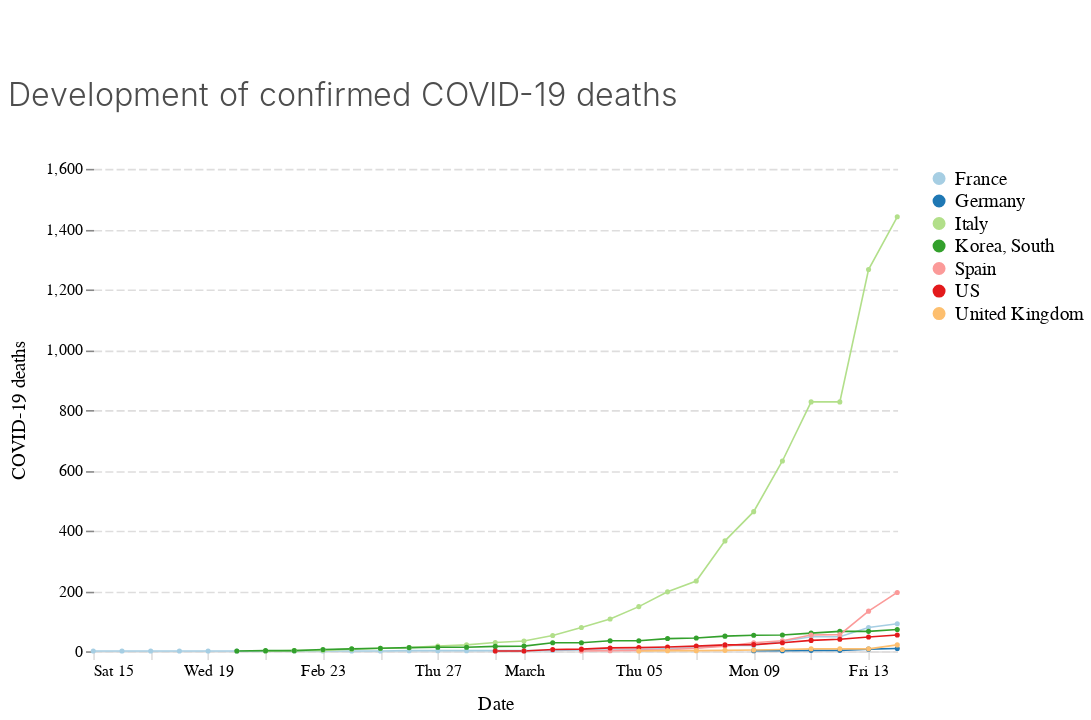

The notebook cell this image was saved under:
### Code cell
chart_deaths

### Figure 1 — Vega-Lite specification as saved in the notebook (floating-point values rounded to 4 significant figures)
{"$schema": "https://vega.github.io/schema/vega-lite/v3.4.0.json", "config": {"area": {"fill": "#1696d2"}, "axisX": {"domain": true, "domainColor": "#DEDDDD", "domainDashOffset": 10, "domainWidth": 1, "grid": false, "labelAngle": 0, "labelFont": "Avenir", "labelFontSize": 10, "tickColor": "#DEDDDD", "titleFont": "Avenir", "titleFontSize": 12, "titleFontWeight": 400, "titlePadding": 10}, "axisY": {"domain": false, "domainDashOffset": 10, "grid": true, "gridColor": "#DEDDDD", "gridDash": [5, 2], "gridWidth": 1, "labelAngle": 0, "labelFont": "Avenir", "labelFontSize": 10, "titleFont": "Avenir", "titleFontSize": 12, "titleFontWeight": 400, "titlePadding": 10}, "bar": {"fill": "#1696d2", "strokeWidth": 0}, "guide-title": {"color": "Monospace", "font": "Avenir", "fontSize": 15}, "header": {"titleFontSize": 12, "titleFontWeight": 400}, "legend": {"labelFont": "Avenir", "labelFontSize": 12, "symbolSize": 50, "symbolType": "circle", "title": "", "titleFont": "Avenir", "titleFontSize": 12}, "line": {"color": "#1696d2", "stroke": "#1696d2", "strokeWidth": 1}, "path": {"stroke": "#1696d2"}, "point": {"filled": true}, "range": {"category": ["#a6cee3", "#1f78b4", "#b2df8a", "#33a02c", "#fb9a99", "#e31a1c", "#fdbf6f", "#ff7f00"], "diverging": ["#cfe8f3", "#a2d4ec", "#73bfe2", "#46abdb", "#1696d2", "#12719e"]}, "text": {"align": "right", "color": "#1696d2", "font": "Avenir", "fontSize": 12, "fontWeight": 400, "size": 11}, "title": {"anchor": "start", "color": "#4d4d4d", "font": "Avenir", "fontSize": 20, "fontWeight": 300, "lineHeight": 100, "offset": 30}, "trail": {"color": "#1696d2", "stroke": "#1696d2"}, "view": {"strokeWidth": 0}}, "data": {"name": "data-e82bb866b8022fa66fafd45e3b4b3c61"}, "datasets": {"data-e82bb866b8022fa66fafd45e3b4b3c61": [{"country": "France", "date": "2020-02-15T00:00:00", "value": 1}, {"country": "France", "date": "2020-02-16T00:00:00", "value": 1}, {"country": "France", "date": "2020-02-17T00:00:00", "value": 1}, {"country": "France", "date": "2020-02-18T00:00:00", "value": 1}, {"country": "France", "date": "2020-02-19T00:00:00", "value": 1}, {"country": "France", "date": "2020-02-20T00:00:00", "value": 1}, {"country": "France", "date": "2020-02-21T00:00:00", "value": 1}, {"country": "France", "date": "2020-02-22T00:00:00", "value": 1}, {"country": "France", "date": "2020-02-23T00:00:00", "value": 1}, {"country": "France", "date": "2020-02-24T00:00:00", "value": 1}, {"country": "France", "date": "2020-02-25T00:00:00", "value": 1}, {"country": "France", "date": "2020-02-26T00:00:00", "value": 2}, {"country": "France", "date": "2020-02-27T00:00:00", "value": 2}, {"country": "France", "date": "2020-02-28T00:00:00", "value": 2}, {"country": "France", "date": "2020-02-29T00:00:00", "value": 2}, {"country": "France", "date": "2020-03-01T00:00:00", "value": 2}, {"country": "France", "date": "2020-03-02T00:00:00", "value": 3}, {"country": "France", "date": "2020-03-03T00:00:00", "value": 4}, {"country": "France", "date": "2020-03-04T00:00:00", "value": 4}, {"country": "France", "date": "2020-03-05T00:00:00", "value": 6}, {"country": "France", "date": "2020-03-06T00:00:00", "value": 9}, {"country": "France", "date": "2020-03-07T00:00:00", "value": 11}, {"country": "France", "date": "2020-03-08T00:00:00", "value": 19}, {"country": "France", "date": "2020-03-09T00:00:00", "value": 19}, {"country": "France", "date": "2020-03-10T00:00:00", "value": 33}, {"country": "France", "date": "2020-03-11T00:00:00", "value": 48}, {"country": "France", "date": "2020-03-12T00:00:00", "value": 48}, {"country": "France", "date": "2020-03-13T00:00:00", "value": 79}, {"country": "France", "date": "2020-03-14T00:00:00", "value": 91}, {"country": "Germany", "date": "2020-03-09T00:00:00", "value": 2}, {"country": "Germany", "date": "2020-03-10T00:00:00", "value": 2}, {"country": "Germany", "date": "2020-03-11T00:00:00", "value": 3}, {"country": "Germany", "date": "2020-03-12T00:00:00", "value": 3}, {"country": "Germany", "date": "2020-03-13T00:00:00", "value": 7}, {"country": "Germany", "date": "2020-03-14T00:00:00", "value": 9}, {"country": "Italy", "date": "2020-02-21T00:00:00", "value": 1}, {"country": "Italy", "date": "2020-02-22T00:00:00", "value": 2}, {"country": "Italy", "date": "2020-02-23T00:00:00", "value": 3}, {"country": "Italy", "date": "2020-02-24T00:00:00", "value": 7}, {"country": "Italy", "date": "2020-02-25T00:00:00", "value": 10}, {"country": "Italy", "date": "2020-02-26T00:00:00", "value": 12}, {"country": "Italy", "date": "2020-02-27T00:00:00", "value": 17}, {"country": "Italy", "date": "2020-02-28T00:00:00", "value": 21}, {"country": "Italy", "date": "2020-02-29T00:00:00", "value": 29}, {"country": "Italy", "date": "2020-03-01T00:00:00", "value": 34}, {"country": "Italy", "date": "2020-03-02T00:00:00", "value": 52}, {"country": "Italy", "date": "2020-03-03T00:00:00", "value": 79}, {"country": "Italy", "date": "2020-03-04T00:00:00", "value": 107}, {"country": "Italy", "date": "2020-03-05T00:00:00", "value": 148}, {"country": "Italy", "date": "2020-03-06T00:00:00", "value": 197}, {"country": "Italy", "date": "2020-03-07T00:00:00", "value": 233}, {"country": "Italy", "date": "2020-03-08T00:00:00", "value": 366}, {"country": "Italy", "date": "2020-03-09T00:00:00", "value": 463}, {"country": "Italy", "date": "2020-03-10T00:00:00", "value": 631}, {"country": "Italy", "date": "2020-03-11T00:00:00", "value": 827}, {"country": "Italy", "date": "2020-03-12T00:00:00", "value": 827}, {"country": "Italy", "date": "2020-03-13T00:00:00", "value": 1266}, {"country": "Italy", "date": "2020-03-14T00:00:00", "value": 1441}, {"country": "Korea, South", "date": "2020-02-20T00:00:00", "value": 1}, {"country": "Korea, South", "date": "2020-02-21T00:00:00", "value": 2}, {"country": "Korea, South", "date": "2020-02-22T00:00:00", "value": 2}, {"country": "Korea, South", "date": "2020-02-23T00:00:00", "value": 6}, {"country": "Korea, South", "date": "2020-02-24T00:00:00", "value": 8}, {"country": "Korea, South", "date": "2020-02-25T00:00:00", "value": 10}, {"country": "Korea, South", "date": "2020-02-26T00:00:00", "value": 12}, {"country": "Korea, South", "date": "2020-02-27T00:00:00", "value": 13}, {"country": "Korea, South", "date": "2020-02-28T00:00:00", "value": 13}, {"country": "Korea, South", "date": "2020-02-29T00:00:00", "value": 16}, {"country": "Korea, South", "date": "2020-03-01T00:00:00", "value": 17}, {"country": "Korea, South", "date": "2020-03-02T00:00:00", "value": 28}, {"country": "Korea, South", "date": "2020-03-03T00:00:00", "value": 28}, {"country": "Korea, South", "date": "2020-03-04T00:00:00", "value": 35}, {"country": "Korea, South", "date": "2020-03-05T00:00:00", "value": 35}, {"country": "Korea, South", "date": "2020-03-06T00:00:00", "value": 42}, {"country": "Korea, South", "date": "2020-03-07T00:00:00", "value": 44}, {"country": "Korea, South", "date": "2020-03-08T00:00:00", "value": 50}, {"country": "Korea, South", "date": "2020-03-09T00:00:00", "value": 53}, {"country": "Korea, South", "date": "2020-03-10T00:00:00", "value": 54}, {"country": "Korea, South", "date": "2020-03-11T00:00:00", "value": 60}, {"country": "Korea, South", "date": "2020-03-12T00:00:00", "value": 66}, {"country": "Korea, South", "date": "2020-03-13T00:00:00", "value": 66}, {"country": "Korea, South", "date": "2020-03-14T00:00:00", "value": 72}, {"country": "Spain", "date": "2020-03-03T00:00:00", "value": 1}, {"country": "Spain", "date": "2020-03-04T00:00:00", "value": 2}, {"country": "Spain", "date": "2020-03-05T00:00:00", "value": 3}, {"country": "Spain", "date": "2020-03-06T00:00:00", "value": 5}, {"country": "Spain", "date": "2020-03-07T00:00:00", "value": 10}, {"country": "Spain", "date": "2020-03-08T00:00:00", "value": 17}, {"country": "Spain", "date": "2020-03-09T00:00:00", "value": 28}, {"country": "Spain", "date": "2020-03-10T00:00:00", "value": 35}, {"country": "Spain", "date": "2020-03-11T00:00:00", "value": 54}, {"country": "Spain", "date": "2020-03-12T00:00:00", "value": 55}, {"country": "Spain", "date": "2020-03-13T00:00:00", "value": 133}, {"country": "Spain", "date": "2020-03-14T00:00:00", "value": 195}, {"country": "US", "date": "2020-02-29T00:00:00", "value": 1}, {"country": "US", "date": "2020-03-01T00:00:00", "value": 1}, {"country": "US", "date": "2020-03-02T00:00:00", "value": 6}, {"country": "US", "date": "2020-03-03T00:00:00", "value": 7}, {"country": "US", "date": "2020-03-04T00:00:00", "value": 11}, {"country": "US", "date": "2020-03-05T00:00:00", "value": 12}, {"country": "US", "date": "2020-03-06T00:00:00", "value": 14}, {"country": "US", "date": "2020-03-07T00:00:00", "value": 17}, {"country": "US", "date": "2020-03-08T00:00:00", "value": 21}, {"country": "US", "date": "2020-03-09T00:00:00", "value": 22}, {"country": "US", "date": "2020-03-10T00:00:00", "value": 28}, {"country": "US", "date": "2020-03-11T00:00:00", "value": 36}, {"country": "US", "date": "2020-03-12T00:00:00", "value": 40}, {"country": "US", "date": "2020-03-13T00:00:00", "value": 47}, {"country": "US", "date": "2020-03-14T00:00:00", "value": 54}, {"country": "United Kingdom", "date": "2020-03-05T00:00:00", "value": 1}, {"country": "United Kingdom", "date": "2020-03-06T00:00:00", "value": 2}, {"country": "United Kingdom", "date": "2020-03-07T00:00:00", "value": 2}, {"country": "United Kingdom", "date": "2020-03-08T00:00:00", "value": 3}, {"country": "United Kingdom", "date": "2020-03-09T00:00:00", "value": 4}, {"country": "United Kingdom", "date": "2020-03-10T00:00:00", "value": 6}, {"country": "United Kingdom", "date": "2020-03-11T00:00:00", "value": 8}, {"country": "United Kingdom", "date": "2020-03-12T00:00:00", "value": 8}, {"country": "United Kingdom", "date": "2020-03-13T00:00:00", "value": 8}, {"country": "United Kingdom", "date": "2020-03-14T00:00:00", "value": 21}]}, "encoding": {"color": {"field": "country", "type": "nominal"}, "x": {"field": "date", "title": "Date", "type": "temporal"}, "y": {"field": "value", "title": "COVID-19 deaths", "type": "quantitative"}}, "height": 300, "mark": {"point": {"shape": "circle", "size": 10}, "type": "line"}, "padding": {"bottom": 5, "left": 5, "right": 5, "top": 50}, "title": "Development of confirmed COVID-19 deaths", "width": 500}
